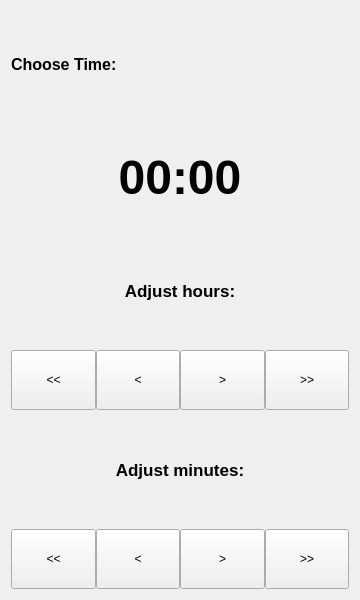
<?xml version="1.0" encoding="UTF-8"?>
<ui version="4.0">
 <class>QHWTimeChooser</class>
 <widget class="QFrame" name="QHWTimeChooser">
  <property name="geometry">
   <rect>
    <x>0</x>
    <y>0</y>
    <width>360</width>
    <height>600</height>
   </rect>
  </property>
  <property name="windowTitle">
   <string>Frame</string>
  </property>
  <layout class="QVBoxLayout" name="verticalLayout">
   <item>
    <widget class="QLabel" name="label">
     <property name="font">
      <font>
       <pointsize>12</pointsize>
       <weight>75</weight>
       <bold>true</bold>
      </font>
     </property>
     <property name="text">
      <string>Choose Time:</string>
     </property>
    </widget>
   </item>
   <item>
    <widget class="QLabel" name="timeLabel">
     <property name="font">
      <font>
       <pointsize>36</pointsize>
       <weight>75</weight>
       <bold>true</bold>
      </font>
     </property>
     <property name="text">
      <string>00:00</string>
     </property>
     <property name="alignment">
      <set>Qt::AlignCenter</set>
     </property>
    </widget>
   </item>
   <item>
    <widget class="QLabel" name="label_2">
     <property name="font">
      <font>
       <pointsize>13</pointsize>
       <weight>75</weight>
       <bold>true</bold>
      </font>
     </property>
     <property name="text">
      <string>Adjust hours:</string>
     </property>
     <property name="alignment">
      <set>Qt::AlignCenter</set>
     </property>
    </widget>
   </item>
   <item>
    <layout class="QHBoxLayout" name="horizontalLayout">
     <property name="spacing">
      <number>0</number>
     </property>
     <item>
      <widget class="QPushButton" name="btnHourLessLarge">
       <property name="minimumSize">
        <size>
         <width>0</width>
         <height>60</height>
        </size>
       </property>
       <property name="text">
        <string>&lt;&lt;</string>
       </property>
      </widget>
     </item>
     <item>
      <widget class="QPushButton" name="btnHourLessStep">
       <property name="minimumSize">
        <size>
         <width>0</width>
         <height>60</height>
        </size>
       </property>
       <property name="text">
        <string>&lt;</string>
       </property>
      </widget>
     </item>
     <item>
      <widget class="QPushButton" name="btnHourMoreStep">
       <property name="minimumSize">
        <size>
         <width>0</width>
         <height>60</height>
        </size>
       </property>
       <property name="text">
        <string>&gt;</string>
       </property>
      </widget>
     </item>
     <item>
      <widget class="QPushButton" name="btnHourMoreLarge">
       <property name="minimumSize">
        <size>
         <width>0</width>
         <height>60</height>
        </size>
       </property>
       <property name="text">
        <string>&gt;&gt;</string>
       </property>
      </widget>
     </item>
    </layout>
   </item>
   <item>
    <widget class="QLabel" name="label_3">
     <property name="font">
      <font>
       <pointsize>13</pointsize>
       <weight>75</weight>
       <bold>true</bold>
      </font>
     </property>
     <property name="text">
      <string>Adjust minutes:</string>
     </property>
     <property name="alignment">
      <set>Qt::AlignCenter</set>
     </property>
    </widget>
   </item>
   <item>
    <layout class="QHBoxLayout" name="horizontalLayout_2">
     <property name="spacing">
      <number>0</number>
     </property>
     <item>
      <widget class="QPushButton" name="btnMinuteLessLarge">
       <property name="minimumSize">
        <size>
         <width>0</width>
         <height>60</height>
        </size>
       </property>
       <property name="text">
        <string>&lt;&lt;</string>
       </property>
      </widget>
     </item>
     <item>
      <widget class="QPushButton" name="btnMinuteLessStep">
       <property name="minimumSize">
        <size>
         <width>0</width>
         <height>60</height>
        </size>
       </property>
       <property name="text">
        <string>&lt;</string>
       </property>
      </widget>
     </item>
     <item>
      <widget class="QPushButton" name="btnMinuteMoreStep">
       <property name="minimumSize">
        <size>
         <width>0</width>
         <height>60</height>
        </size>
       </property>
       <property name="text">
        <string>&gt;</string>
       </property>
      </widget>
     </item>
     <item>
      <widget class="QPushButton" name="btnMinuteMoreLarge">
       <property name="minimumSize">
        <size>
         <width>0</width>
         <height>60</height>
        </size>
       </property>
       <property name="text">
        <string>&gt;&gt;</string>
       </property>
      </widget>
     </item>
    </layout>
   </item>
  </layout>
 </widget>
 <resources/>
 <connections/>
</ui>
